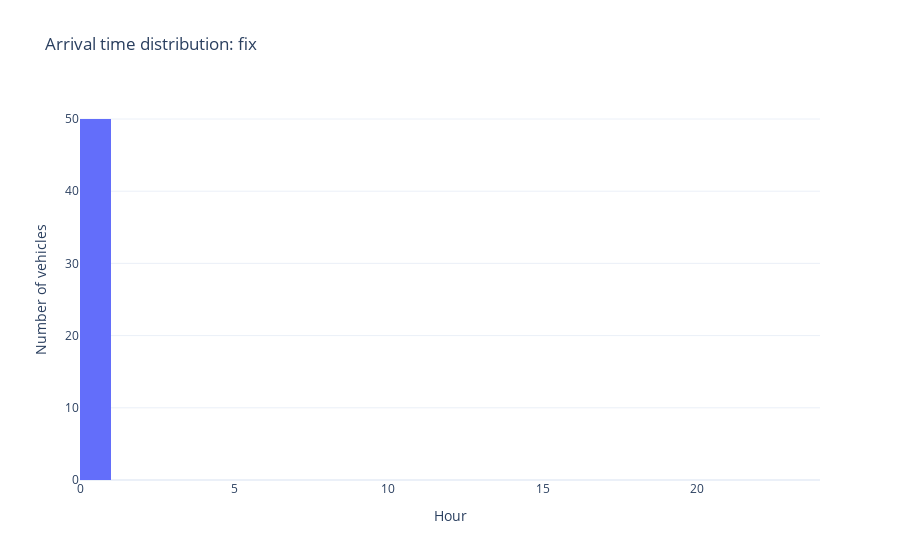

Notebook source saved alongside this figure:
### Code cell
fig = go.Figure(data=[go.Histogram(x=arrival_time/4)])
fig.update_layout(template='plotly_white',title='Arrival time distribution: fix',xaxis_title='Hour', yaxis_title='Number of vehicles')
fig.update_xaxes(range=[0,24])
fig.show()

### Figure 1 — Plotly figure (JSON) as saved in the notebook; plotly's stock layout.template omitted (floating-point values rounded to 4 significant figures)
{"data": [{"type": "histogram", "x": [0.25, 0.25, 0.25, 0.25, 0.25, 0.25, 0.25, 0.25, 0.25, 0.25, 0.25, 0.25, 0.25, 0.25, 0.25, 0.25, 0.25, 0.25, 0.25, 0.25, 0.25, 0.25, 0.25, 0.25, 0.25, 0.25, 0.25, 0.25, 0.25, 0.25, 0.25, 0.25, 0.25, 0.25, 0.25, 0.25, 0.25, 0.25, 0.25, 0.25, 0.25, 0.25, 0.25, 0.25, 0.25, 0.25, 0.25, 0.25, 0.25, 0.25]}], "layout": {"title": {"text": "Arrival time distribution: fix"}, "xaxis": {"range": [0, 24], "title": {"text": "Hour"}}, "yaxis": {"title": {"text": "Number of vehicles"}}}}
